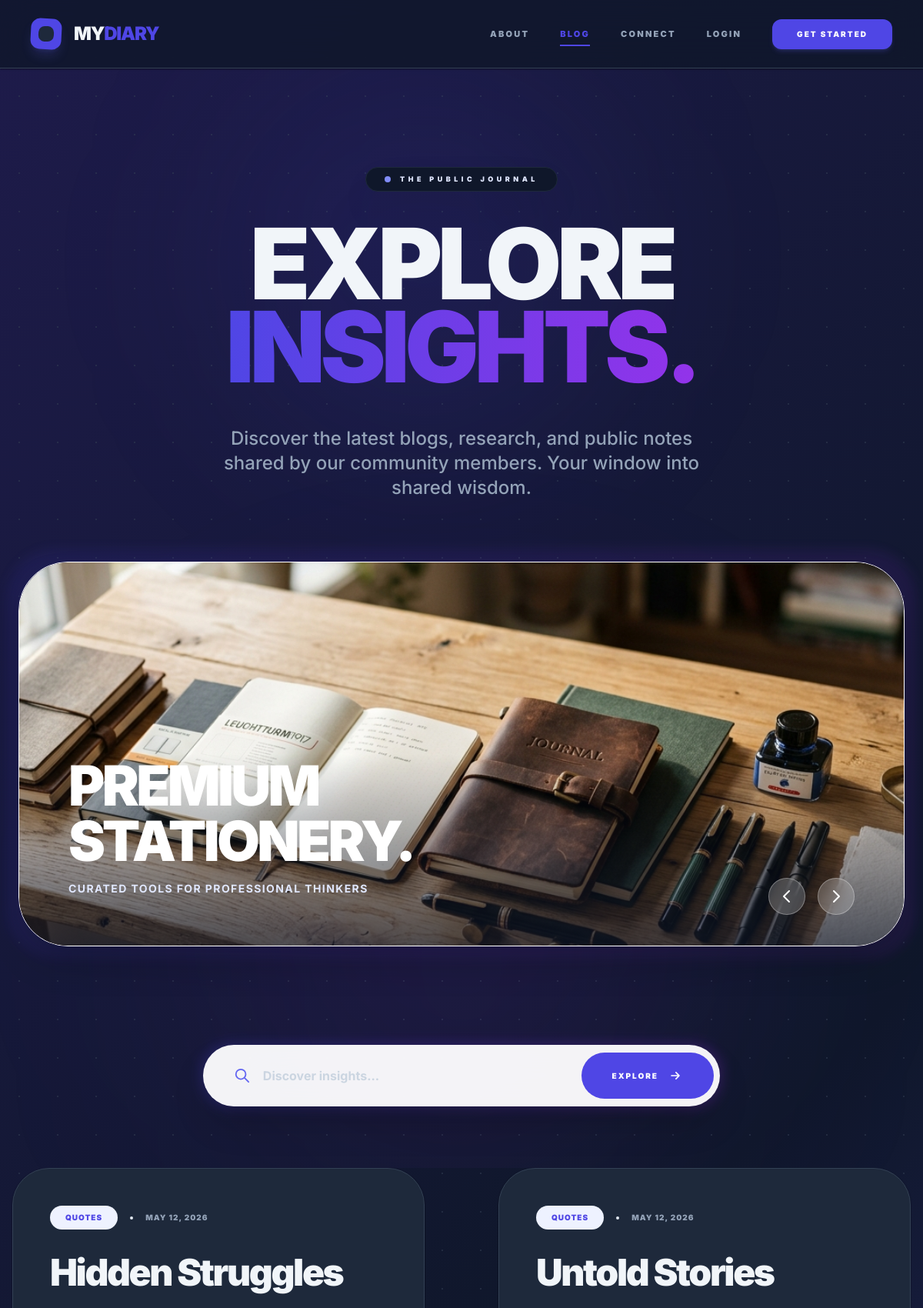
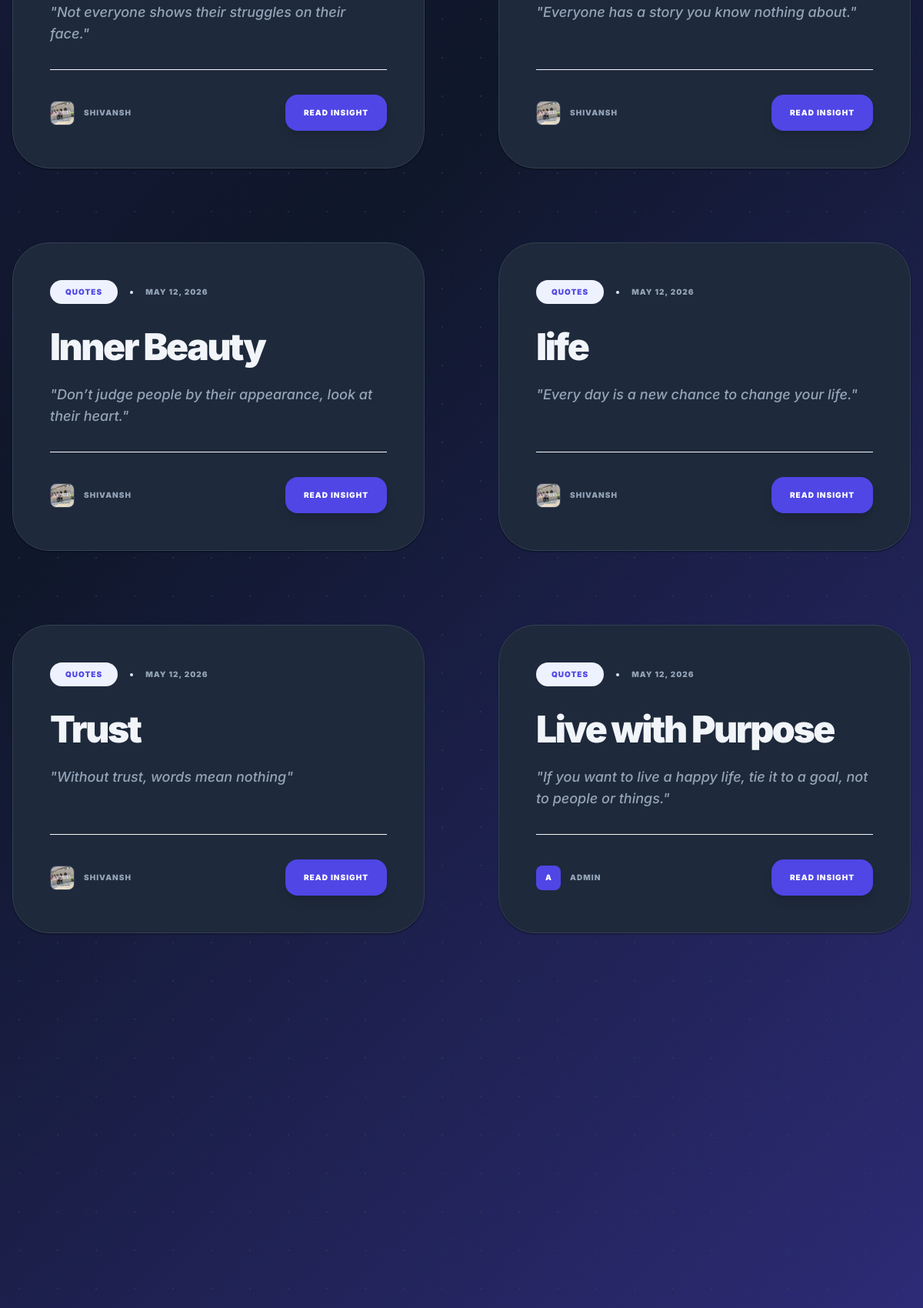
Screenshot of /blog/ (upper part) with the database file from the repository (2 pictures, top to bottom).
### userapp/models.py (models this page shows, shortened)
class Note(models.Model):
    user = models.ForeignKey(User, on_delete=models.CASCADE)
    title = models.CharField(max_length=200)
    description = models.TextField(blank=True, null=True)
    content = models.TextField(blank=True, null=True)
    file = models.FileField(upload_to='notes/', blank=True, null=True)
    category = models.ForeignKey(Category, on_delete=models.SET_NULL, null=True)
    is_archived = models.BooleanField(default=False)
    is_shared = models.BooleanField(default=False)
    is_pinned = models.BooleanField(default=False)
    is_favorite = models.BooleanField(default=False)
    is_deleted = models.BooleanField(default=False)
    is_approved = models.BooleanField(default=False)
    rejection_reason = models.TextField(blank=True, null=True)
    reminder_date = models.DateTimeField(null=True, blank=True)
    summary = models.TextField(blank=True, null=True)
    tags = models.CharField(max_length=255, blank=True, null=True)
    created_at = models.DateTimeField(auto_now_add=True)

class Category(models.Model):
    name = models.CharField(max_length=100)

class User(AbstractUser):
    email = models.EmailField(unique=False)
    phone = models.CharField(max_length=15, blank=True, null=True)
    profile_pic = models.ImageField(upload_to='profiles/', blank=True, null=True)
    is_verified = models.BooleanField(default=False)
    otp = models.CharField(max_length=6, blank=True, null=True)
    USERNAME_FIELD = 'username'
    REQUIRED_FIELDS = ['email']

### userapp/views.py (the view)
# urls.py: path('blog/', views.blog_list, name='blog_list'),
def blog_list(request):
    query = request.GET.get('q')
    notes = Note.objects.filter(is_shared=True, is_approved=True, is_deleted=False)
    if query:
        notes = notes.filter(
            Q(title__icontains=query) |
            Q(content__icontains=query) |
            Q(category__name__icontains=query)
        )
    notes = notes.order_by('-created_at')
    return render(request, 'userapp/blog_list.html', {'notes': notes, 'query': query})

### templates/userapp/blog_list.html (shortened to what this page needs)
{% extends 'base.html' %}
{% load static %}
{% block content %}
<div class="relative min-h-screen">
    <div class="relative pt-20 md:pt-32 pb-12 md:pb-20 px-4 overflow-hidden">
        <div class="absolute inset-0 z-0">
            <div
                class="absolute top-0 left-1/4 w-[300px] md:w-[500px] h-[300px] md:h-[500px] bg-indigo-600/10 rounded-full blur-[80px] md:blur-[120px] animate-pulse">
            </div>
        </div>
        <div class="max-w-7xl mx-auto relative z-10 text-center">
            <div
                class="inline-flex items-center gap-2 md:gap-3 px-4 md:px-6 py-2 rounded-full bg-slate-900 border border-slate-800 mb-6 md:mb-10 shadow-2xl">
                <span class="w-1.5 h-1.5 md:w-2 md:h-2 bg-indigo-400 rounded-full animate-ping"></span>
                <span class="text-[8px] md:text-[9px] font-black uppercase tracking-[0.5em] text-indigo-100">The Public
                    Journal</span>
            </div>
            <h1
                class="text-4xl md:text-9xl font-black tracking-tighter text-slate-900 mb-8 md:mb-12 leading-[0.95] md:leading-[0.85] uppercase px-4">
                Explore<br>
                <span
                    class="text-transparent bg-clip-text bg-gradient-to-r from-indigo-600 via-purple-600 to-indigo-600 animate-gradient-x">Insights.</span>
            </h1>
            <p
                class="text-lg md:text-2xl text-slate-500 font-medium max-w-2xl mx-auto leading-relaxed mb-12 md:mb-20 px-4">
                Discover the latest blogs, research, and public notes shared by our community members. Your window into
                shared wisdom.
            </p>
            <div class="max-w-6xl mx-auto mb-16 md:mb-32 relative group">
                <div
                    class="relative h-[250px] md:h-[500px] rounded-[2rem] md:rounded-[4rem] overflow-hidden shadow-2xl border border-white">
                    <div id="banner-slider" class="relative w-full h-full">
                        <div class="absolute inset-0 transition-all duration-1000 opacity-100 z-10 slide">
                            <img src="{% static 'images/blog_banner_notebooks_1778343241144.png' %}"
                                class="w-full h-full object-cover">
                            <div
                                class="absolute inset-0 bg-gradient-to-t from-slate-900/70 via-transparent to-transparent">
                            </div>
                            <div class="absolute bottom-8 md:bottom-16 left-8 md:left-16 text-left">
                                <h2
                                    class="text-3xl md:text-7xl font-black text-white tracking-tighter uppercase leading-none mb-2 md:mb-4 animate-slide-up">
                                    Premium<br>Stationery.
                                </h2>
                                <p class="text-indigo-100 font-bold tracking-widest text-[10px] md:text-sm uppercase">
                                    Curated tools for professional thinkers</p>
                            </div>
                        </div>
                    </div>
                    <div class="absolute bottom-6 md:bottom-10 right-8 md:right-16 flex gap-3 md:gap-4 z-20">
                        <button onclick="prevSlide()"
                            class="w-10 h-10 md:w-12 md:h-12 rounded-full bg-white/20 backdrop-blur-md border border-white/30 flex items-center justify-center text-white hover:bg-white hover:text-slate-900 transition-all">
                            <svg class="w-5 h-5 md:w-6 md:h-6" fill="none" stroke="currentColor" viewBox="0 0 24 24">
                                <path stroke-linecap="round" stroke-linejoin="round" stroke-width="2"
                                    d="M15 19l-7-7 7-7" />
                            </svg>
                        </button>
                        <button onclick="nextSlide()"
                            class="w-10 h-10 md:w-12 md:h-12 rounded-full bg-white/20 backdrop-blur-md border border-white/30 flex items-center justify-center text-white hover:bg-white hover:text-slate-900 transition-all">
                            <svg class="w-5 h-5 md:w-6 md:h-6" fill="none" stroke="currentColor" viewBox="0 0 24 24">
                                <path stroke-linecap="round" stroke-linejoin="round" stroke-width="2"
                                    d="M9 5l7 7-7 7" />
                            </svg>
                        </button>
                    </div>
                </div>
            </div>
            <form method="GET" action="{% url 'blog_list' %}" class="max-w-2xl mx-auto relative group px-4 md:px-0">
                <div
                    class="relative bg-white/95 backdrop-blur-2xl rounded-2xl md:rounded-[2.5rem] p-1.5 md:p-2 flex flex-col md:flex-row items-stretch md:items-center shadow-2xl">
                    <div class="flex-1 px-4 md:px-8 flex items-center gap-3 md:gap-4">
                        <svg class="w-5 h-5 md:w-6 md:h-6 text-indigo-500" fill="none" stroke="currentColor"
                            viewBox="0 0 24 24">
                            <path stroke-linecap="round" stroke-linejoin="round" stroke-width="2"
                                d="M21 21l-6-6m2-5a7 7 0 11-14 0 7 7 0 0114 0z" />
                        </svg>
                        <input type="text" name="q" value="{{ query|default:'' }}" placeholder="Discover insights..."
                            class="w-full bg-transparent border-0 focus:ring-0 focus:outline-none outline-none text-slate-900 font-bold placeholder:text-slate-300 py-4 md:py-5 text-sm md:text-base">
                    </div>
                    <button type="submit"
                        class="bg-indigo-600 text-white px-6 md:px-10 py-4 md:py-5 rounded-xl md:rounded-[2rem] font-black uppercase tracking-[0.2em] text-[10px] hover:shadow-lg hover:shadow-indigo-500/40 hover:scale-[1.02] active:scale-[0.98] transition-all flex items-center justify-center gap-2 md:gap-3 mt-1 md:mt-0">
                        <span>Explore</span>
                        <svg class="w-4 h-4 md:w-5 md:h-5" fill="none" stroke="currentColor" viewBox="0 0 24 24">
                            <path stroke-linecap="round" stroke-linejoin="round" stroke-width="2"
                                d="M13 7l5 5m0 0l-5 5m5-5H6" />
                        </svg>
                    </button>
                </div>
            </form>
        </div>
    </div>
    <div class="max-w-7xl mx-auto px-4 pb-40">
        <div class="grid grid-cols-1 md:grid-cols-2 gap-16 lg:gap-24">
            {% for note in notes %}
            <div class="group relative flex flex-col transition-all duration-700 hover:-translate-y-4">
                <article class="flex flex-col h-full p-8 md:p-12 rounded-[2rem] md:rounded-[3rem] bg-white border border-slate-100 shadow-sm hover:shadow-xl transition-all duration-500">
                    <div class="flex flex-col h-full">
                        <div class="flex items-center gap-3 md:gap-4 mb-8">
                            <span class="px-3 md:px-5 py-1.5 md:py-2 rounded-full bg-indigo-50 text-[8px] md:text-[10px] font-black uppercase tracking-widest text-indigo-600">
                                {{ note.category.name|default:"General" }}
                            </span>
                            <span class="w-1 h-1 bg-slate-200 rounded-full"></span>
                            <span class="text-[8px] md:text-[10px] font-black uppercase tracking-widest text-slate-400">{{ note.created_at|date:"M d, Y" }}</span>
                        </div>
                        <a href="{% url 'view_shared_note' note.id %}">
                            <h2 class="text-2xl md:text-5xl font-black text-slate-900 mb-6 tracking-tighter leading-tight group-hover:text-indigo-600 transition-colors">
                                {{ note.title }}
                            </h2>
                        </a>
                        <div class="text-sm md:text-lg text-slate-500 font-medium leading-relaxed mb-8 line-clamp-3 italic">
                            {% if note.content %}
                                "{{ note.content|striptags|truncatechars:180 }}"
                            {% else %}
                                "Explore this public insight shared by our community member. Click read more to view the full content."
                            {% endif %}
                        </div>
                        <div class="mt-auto pt-8 border-t border-slate-50 flex items-center justify-between">
                            <div class="flex items-center gap-3">
                                {% if note.user.profile_pic %}
                                    <img src="{{ note.user.profile_pic.url }}" class="w-8 h-8 rounded-lg object-cover border border-slate-100">
                                {% else %}
                                    <div class="w-8 h-8 bg-indigo-600 rounded-lg flex items-center justify-center text-[10px] font-black text-white">
                                        {{ note.user.username|slice:":1"|upper }}
                                    </div>
                                {% endif %}
                                <span class="text-[9px] md:text-[10px] font-black uppercase tracking-widest text-slate-400 group-hover:text-indigo-600 transition-colors">{{ note.user.username }}</span>
                            </div>
                            <div class="flex items-center gap-3 md:gap-4 group/btn">
                                <a href="{% url 'view_shared_note' note.id %}" class="flex-1 flex items-center justify-center gap-2 md:gap-3 px-4 md:px-6 py-3 md:py-4 rounded-xl md:rounded-2xl bg-indigo-600 text-white text-[9px] md:text-[10px] font-black uppercase tracking-widest hover:bg-indigo-700 transition-all shadow-lg">
                                    Read Insight
                                </a>
                            </div>
                        </div>
                    </div>
                </article>
            </div>
            {% endfor %}
        </div>
    </div>
</div>
{% endblock %}

### rows the page displays
Note: category.name "QUOTES", created_at "MAY 12, 2026", title "Hidden Struggles", content "Not everyone shows their struggles on their face.", user.profile_pic (picture), user.username "SHIVANSH"
Note: category.name "QUOTES", created_at "MAY 12, 2026", title "Untold Stories", content "Everyone has a story you know nothing about.", user.profile_pic (picture), user.username "SHIVANSH"
Note: category.name "QUOTES", created_at "MAY 12, 2026", title "Inner Beauty", content "Don’t judge people by their appearance, look at their heart.", user.profile_pic (picture), user.username "SHIVANSH"
Note: category.name "QUOTES", created_at "MAY 12, 2026", title "life", content "Every day is a new chance to change your life.", user.profile_pic (picture), user.username "SHIVANSH"
Note: category.name "QUOTES", created_at "MAY 12, 2026", title "Trust", content "Without trust, words mean nothing", user.profile_pic (picture), user.username "SHIVANSH"
Note: category.name "QUOTES", created_at "MAY 12, 2026", title "Live with Purpose", content "If you want to live a happy life, tie it to a goal, not to people or things.", user.username "A", user.username "ADMIN"
